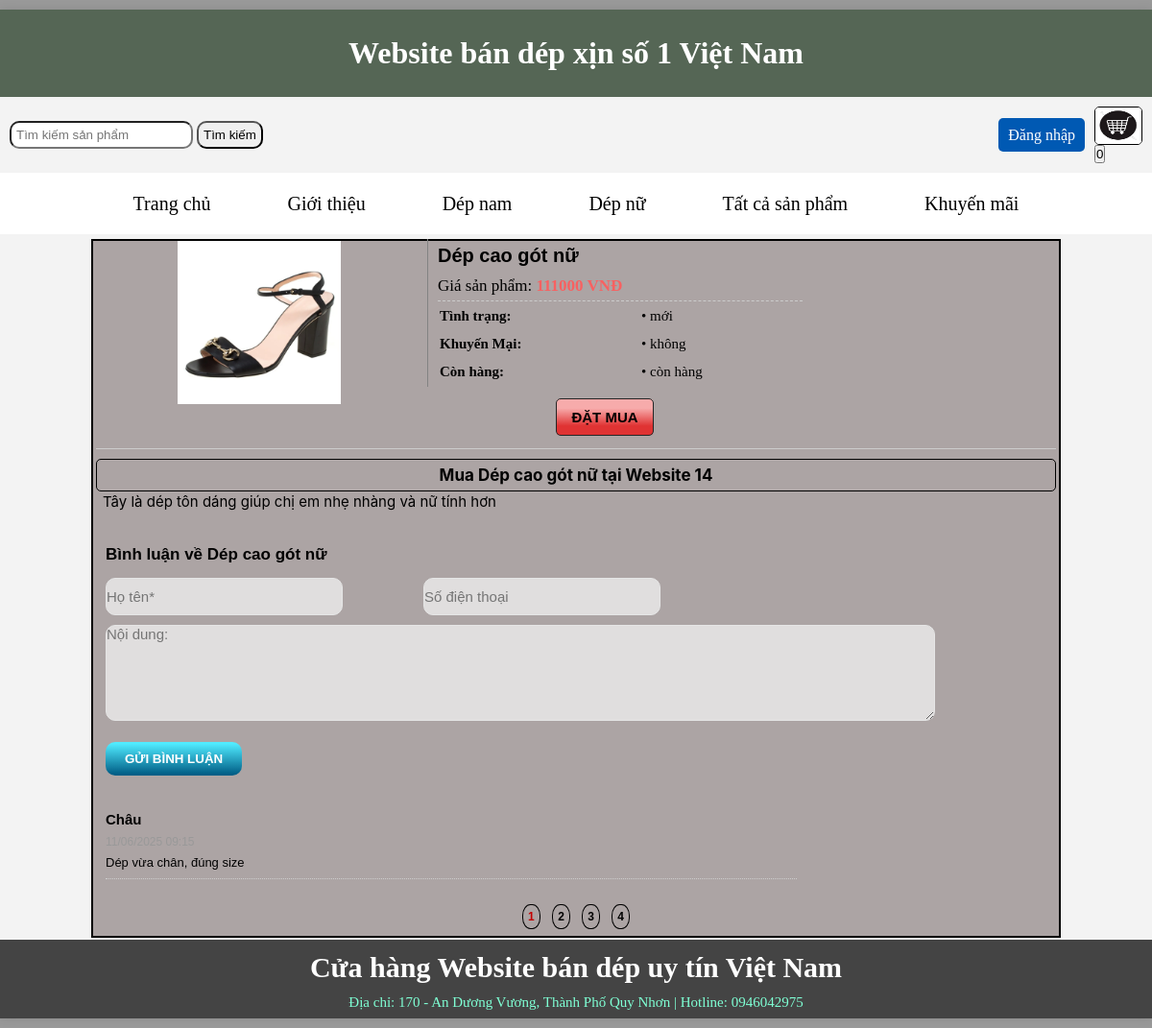
Page /index.php?page_layout=chitietsp&id_sp=17 on the committed database.
### tables this page shows
CREATE TABLE IF NOT EXISTS `sanpham` (
  `id_sp` int(11) UNSIGNED NOT NULL AUTO_INCREMENT,
  `id_dm` int(11) UNSIGNED NOT NULL,
  `ten_sp` varchar(255) NOT NULL,
  `anh_sp` varchar(255) NOT NULL,
  `gia_sp` varchar(255) NOT NULL,
  `tinh_trang` varchar(255) NOT NULL,
  `khuyen_mai` varchar(255) NOT NULL,
  `trang_thai` varchar(255) NOT NULL,
  `dac_biet` int(1) NOT NULL,
  `chi_tiet_sp` longtext NOT NULL,
  PRIMARY KEY (`id_sp`)
);

CREATE TABLE IF NOT EXISTS `blsanpham` (
  `id_bl` int(10) NOT NULL AUTO_INCREMENT,
  `id_sp` int(10) NOT NULL,
  `ten` varchar(255) NOT NULL,
  `dien_thoai` varchar(255) NOT NULL,
  `binh_luan` text NOT NULL,
  `ngay_gio` datetime NOT NULL,
  PRIMARY KEY (`id_bl`)
);

### chucnang/sanpham/chitietsp.php (the view, shortened to what this page needs)
<div class="prd-block">
    <div class="prd-only">
        <div class="img-and-info">
            <?php
            if (isset($_GET['id_sp'])){
            $id_sp = $_GET['id_sp'];
            $sql = "SELECT * FROM sanpham WHERE id_sp = $id_sp";
            $query = mysqli_query($conn,$sql);
            $row = mysqli_fetch_array($query);
            if($row){
            ?>
            <div class="prd-img">
                <img width="50%" src="quantri/anh/<?php echo $row['anh_sp'] ?>" />
            </div>
            <div class="prd-intro">
                <div class="info-prd">
                    <h3><?php echo $row['ten_sp'] ?></h3>
                    <p>Giá sản phẩm: <span><?php echo $row['gia_sp'] ?> VNĐ</span></p>
                    <table>
                        <tr>
                            <td><span>Tình trạng:</span></td>
                            <td>• <?php echo $row['tinh_trang'] ?></td>
                        </tr>
                        <tr>
                            <td><span>Khuyến Mại:</span></td>
                            <td>• <?php echo $row['khuyen_mai'] ?></td>
                        </tr>
                        <tr>
                            <td><span>Còn hàng:</span></td>
                            <td>• <?php echo $row['trang_thai'] ?></td>
                        </tr>
                    </table>
                </div>
                <div class="buy-button" title="Mua ngay">
                    <p class="add-cart"><a href="chucnang/giohang/themhang.php?id_sp=<?php echo $row['id_sp']; ?>" class="buy-now"><span>ĐẶT MUA</span></a></p>
                </div>
            </div>
            <?php
            } else{
                echo "<p>Sản phẩm không tồn tại.</p>";
            }
        }else{
            echo "<p>Không có sản phẩm nào được chọn.</p>";
        }
        ?>
        </div>
    </div>
        <?php if (isset($row)){
            ?>
            <div class="container-detail">
            <div class="prd-details">
                <h2 class="adv">Mua <?php echo $row['ten_sp'] ?> tại Website 14</h2>
                <p><?php echo $row['chi_tiet_sp']; ?></p>
            </div>
        </div>
        <div class="container-comment">
            <div class="prd-comment">
                <h3>Bình luận về <?php echo $row['ten_sp'] ?></h3>
                <form method="post">
                    <ul>
                        <div class="information-comment-user">
                            <li title="Vui lòng điền họ tên" class="required infor"><input required type="text" name="ten" placeholder="Họ tên*"/></li>
                            <li title="Điền số điện thoại" class="required infor"><input required type="text" name="dien_thoai" placeholder="Số điện thoại"/></li>
                        </div>
                        <li class="required"><textarea required title="Bình luận ở đây" name="binh_luan" placeholder="Nội dung:"></textarea></li>
                        <li><input title="Bình luận ngay" class="comment-button" type="submit" name="submit" value="GỬI BÌNH LUẬN"/></li>
                    </ul>
                </form>
            </div>
            <div class="comment-list">
            <?php
                $sql = "SELECT * FROM blsanpham WHERE id_sp = $id_sp";
                $query = mysqli_query($conn,$sql);
                while($row = mysqli_fetch_array($query)){
            ?>
                <ul>
                    <li class="com-title"><?php echo $row['ten'] ?><br />
                    <span>
                    </span></li>
                    <li class="com-details"><?php
                        echo $row['binh_luan'];
                    ?></li>
                </ul>
            <?php } ?>
        </div>
    </div>
    <div class="com-pagination"><span>1</span> <a href="#">2</a> <a href="#">3</a> <a href="#">4</a></div>
    <?php } ?>
</div>

### css/trangchu.css (style rules this page uses)
* { padding: 0; margin: 0; box-sizing: border-box; }
body { font-size: 16px; background-color: #999; line-height: 1.6; }
.prd-block { width: 1000px; height: auto; margin: 0 auto; }
.prd-block h2 { border: 1px solid black; background-color: #444; padding: 5px; color: white; border-radius: 5px; text-align: center; }
.prd-only { width: 720px; height: auto; margin-right: 20px; }
.container-comment .information-comment-user { display: flex; }
.information-comment-user li { list-style: none; }
.container-comment input { padding: 5px; border-radius: 8px; margin: 5px; margin-right: 35px; }

### rows in the picture
sanpham: anh_sp (picture), ten_sp "Dép cao gót nữ", gia_sp "111000", tinh_trang "mới", khuyen_mai "không", trang_thai "còn hàng", chi_tiet_sp "Tây là dép tôn dáng giúp chị em nhẹ nhàng và nữ tính hơn"
blsanpham: ten "Châu", binh_luan "Dép vừa chân, đúng size"
